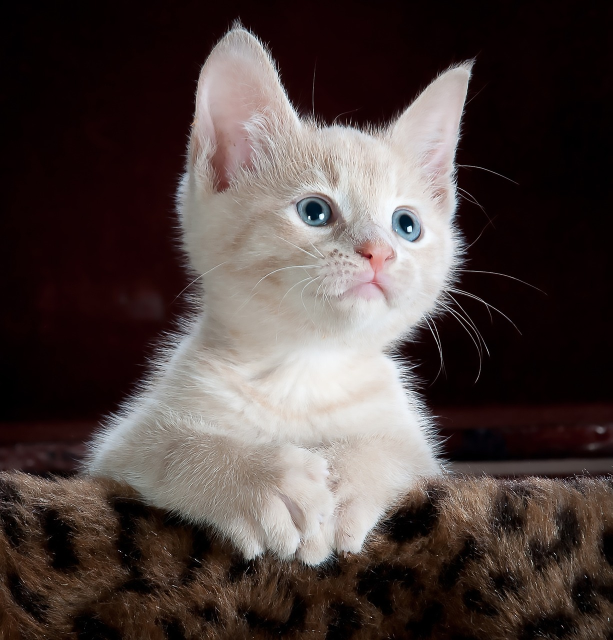
#> input picture IP/cat.jpg, 1225 x 1280 px, found by its file name (shown at 1/2 size)
$ jupyter execute IP_Pac_7.ipynb
#> lines starting #> are read from the running program, lines starting #| are printed output that depends on the picture
[cell 1]
import cv2
import numpy as np
from google.colab import drive

# Mount Google Drive
drive.mount('/content/drive')

# Load the input image
input_image_path = '/content/drive/My Drive/cat.jpg'  # Update with the actual path to your image
try:
    input_image = cv2.imread(input_image_path)
#> input_image is the input picture: shape (1280, 1225, 3); mean B, G, R 64.1, 66.6, 78.3
    if input_image is None:
        raise FileNotFoundError("Input image not found or unable to load.")
    else:
        print("Input image loaded successfully.")
        print("Image type:", type(input_image))
#| Image type: <class 'numpy.ndarray'>
        print("Image shape:", input_image.shape)
#| Image shape: (1280, 1225, 3)
except Exception as e:
    print("Error loading input image:", e)
    exit()

[cell 2]
# Function for Run Length Encoding (RLE) compression
def rle_compress(image):
    gray_image = cv2.cvtColor(image, cv2.COLOR_BGR2GRAY)
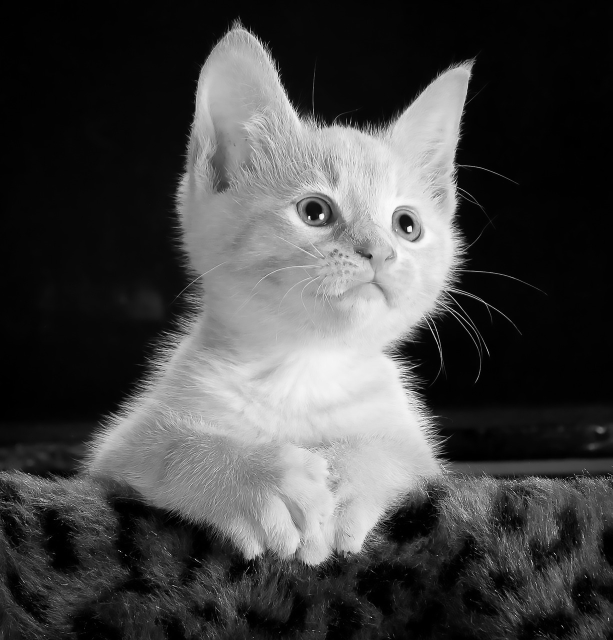
#> gray_image: shape (1280, 1225) (shown at 1/2 size); min 0, max 255, mean 69.9
    compressed_image = np.zeros_like(gray_image)  # Initialize compressed image with zeros
    height, width = gray_image.shape
#> height = 1280; width = 1225

    # Iterate over the rows of the image
    for row in range(height):
        current_pixel = gray_image[row, 0]
        run_length = 1
        compressed_row = []

        # Iterate over the columns of the image
        for col in range(1, width):
            if gray_image[row, col] == current_pixel:
                run_length += 1
            else:
                compressed_row.append((current_pixel, run_length))
                current_pixel = gray_image[row, col]
                run_length = 1

        compressed_row.append((current_pixel, run_length))

        # Fill compressed image row with run-length encoded values
        index = 0
        for pixel, length in compressed_row:
            compressed_image[row, index:index+length] = pixel
            index += length
#> this loop made 1280 passes

    return compressed_image

[cell 3]
# Function for Discrete Cosine Transform (DCT) compression
def dct_compress(image):
    gray_image = cv2.cvtColor(image, cv2.COLOR_BGR2GRAY)
    compressed_image = np.zeros_like(gray_image)

    # Define block size for DCT compression
    block_size = 8

    # Iterate over the blocks in the image
    for row in range(0, gray_image.shape[0], block_size):
        for col in range(0, gray_image.shape[1], block_size):
            block = gray_image[row:row+block_size, col:col+block_size].astype(np.float32)
            dct_block = cv2.dct(block)
            compressed_block = np.zeros_like(dct_block)
            compressed_block[:2, :2] = dct_block[:2, :2]  # Keep only low-frequency coefficients
            compressed_image[row:row+block_size, col:col+block_size] = cv2.idct(compressed_block)

    return compressed_image

[cell 4]
# Function for Scalar Quantization compression
def scalar_quantization_compress(image):
    flattened_image = image.flatten()
    min_val = np.min(flattened_image)
#> min_val = 0
    max_val = np.max(flattened_image)
#> max_val = 255
    intervals = np.linspace(min_val, max_val, num=256)
#> intervals = 256 values from 0 to 255
    mean_values = (intervals[:-1] + intervals[1:]) / 2
#> mean_values = 255 values from 0.5 to 254.5
    quantized_image = np.digitize(flattened_image, intervals, right=True)
    compressed_image = mean_values[quantized_image - 1].reshape(image.shape)
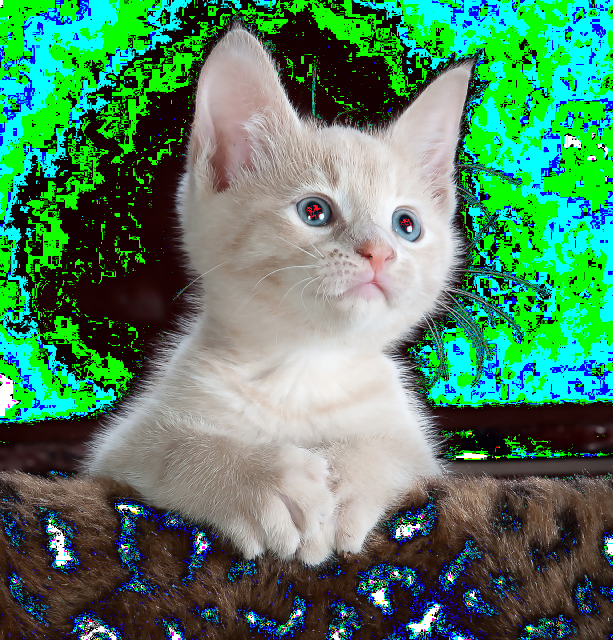
#> compressed_image: shape (1280, 1225, 3) float64 (shown at 1/2 size); mean B, G, R 100.4, 131.8, 80.2
    return compressed_image

[cell 5]
# Compress the input image using the three techniques
rle_compressed_image = rle_compress(input_image)
dct_compressed_image = dct_compress(input_image)
scalar_quantization_compressed_image = scalar_quantization_compress(input_image)

[cell 6]
from google.colab.patches import cv2_imshow
import os

# Calculate file size after compression
output_filename = 'rle_compressed_image.jpg'
cv2.imwrite(output_filename, rle_compressed_image)
compressed_file_size_bytes = os.path.getsize(output_filename)
compressed_file_size_mb = compressed_file_size_bytes / (1024 * 1024)  # Convert to MB

# Display the compressed image and file size using OpenCV
cv2_imshow(rle_compressed_image)
print(f'Compressed file size: {compressed_file_size_mb:.2f} MB')

[cell 7]
# Calculate file size after compression for DCT compressed image
output_dct_filename = 'dct_compressed_image.jpg'
cv2.imwrite(output_dct_filename, dct_compressed_image)
dct_compressed_file_size_bytes = os.path.getsize(output_dct_filename)
dct_compressed_file_size_mb = dct_compressed_file_size_bytes / (1024 * 1024)  # Convert to MB

# Display the compressed DCT image and file size using OpenCV
cv2_imshow(dct_compressed_image)
print(f'Compressed DCT file size: {dct_compressed_file_size_mb:.2f} MB')

[cell 8]
# Calculate file size after compression for Scalar Quantization compressed image
output_scalar_quantization_filename = 'scalar_quantization_compressed_image.jpg'
cv2.imwrite(output_scalar_quantization_filename, scalar_quantization_compressed_image)
scalar_quantization_compressed_file_size_bytes = os.path.getsize(output_scalar_quantization_filename)
scalar_quantization_compressed_file_size_mb = scalar_quantization_compressed_file_size_bytes / (1024 * 1024)  # Convert to MB

# Display the compressed Scalar Quantization image and file size using OpenCV
cv2_imshow(scalar_quantization_compressed_image)
print(f'Compressed Scalar Quantization file size: {scalar_quantization_compressed_file_size_mb:.2f} MB')
